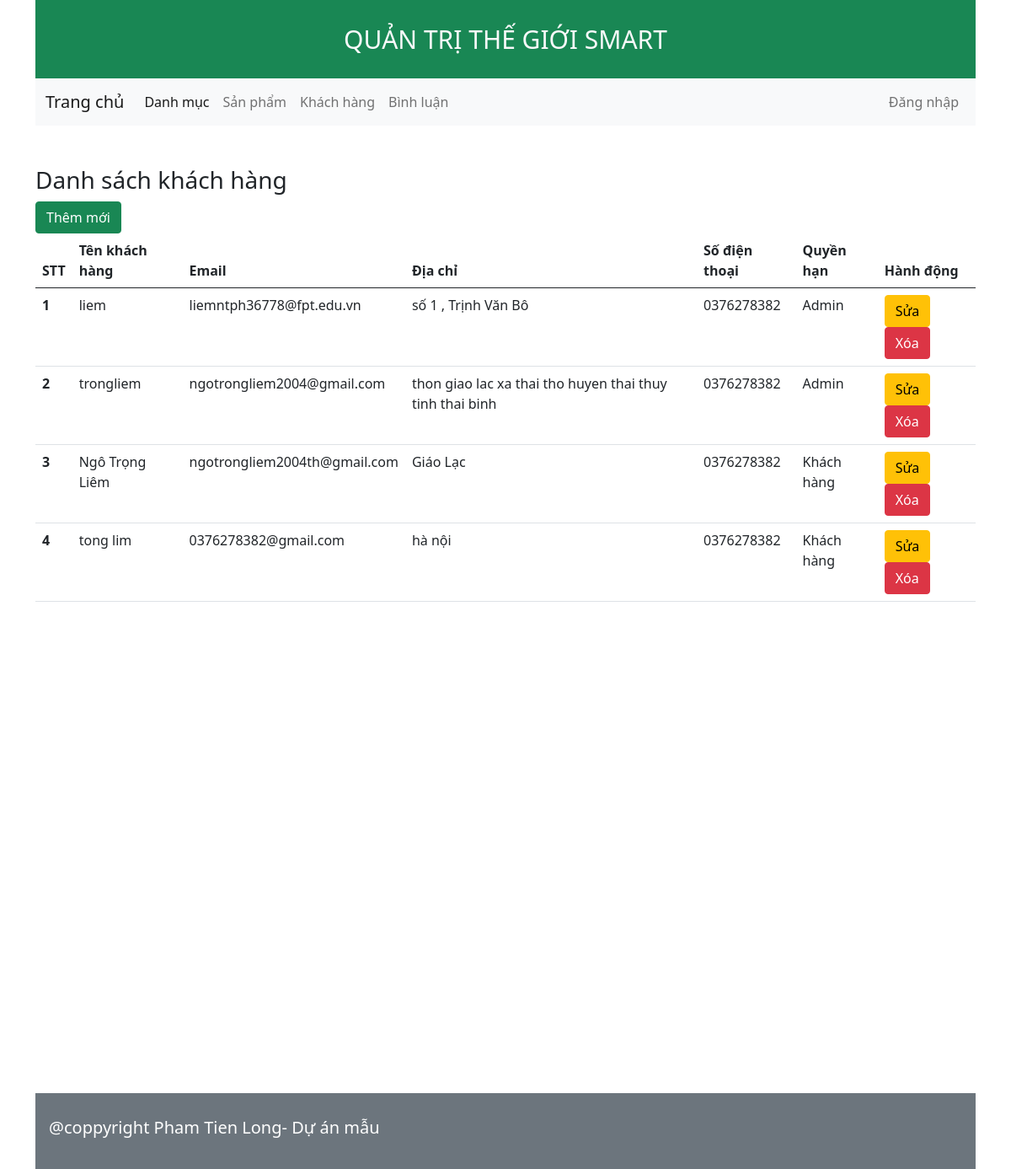
The app's page /admin/index.php?act=dskh with its own data.
### tables this page shows
CREATE TABLE `taikhoan` (
  `id` int(11) NOT NULL,
  `user` varchar(50) NOT NULL,
  `pass` varchar(50) NOT NULL,
  `email` varchar(255) NOT NULL,
  `address` varchar(255) DEFAULT NULL,
  `tel` varchar(20) DEFAULT NULL,
  `role` int(11) NOT NULL DEFAULT 0
);

### model/pdo.php (called while the page is built, shortened)
<?php
function pdo_get_connection(){
    $servername = "localhost";
    $username = "root";
    $password = "";
    try {
        $conn = new PDO("mysql:host=$servername;dbname=duanmau2023", $username, $password);
        $conn->setAttribute(PDO::ATTR_ERRMODE, PDO::ERRMODE_EXCEPTION);
        return $conn;
    } catch(PDOException $e) {
        echo "Connection failed: " . $e->getMessage();
    }
}
function pdo_query($sql){
    $sql_args=array_slice(func_get_args(),1);
    try{
        $conn=pdo_get_connection();
        $stmt=$conn->prepare($sql);
        $stmt->execute($sql_args);
        $rows=$stmt->fetchAll();
        return $rows;
    }
    catch(PDOException $e){
        throw $e;
    }
    finally{
        unset($conn);
    }
}
?>

### model/khachhang.php (called while the page is built, shortened)
<?php
    function danhsach_khachhang(){
        $sql = "select * from taikhoan";
        $result = pdo_query($sql);
        return $result;
    }
?>

### admin/khachhang/list-khachhang.php (the view, shortened to what this page needs)
<div class="container-fluild">
    <h3>Danh sách khách hàng</h3>
    <a href="?act=addkh" class="btn btn-success">Thêm mới</a>
    <table class="table">
        <thead>
            <tr>
                <th scope="col">STT</th>
                <th scope="col">Tên khách hàng</th>
                <th scope="col">Email</th>
                <th scope="col">Địa chỉ</th>
                <th scope="col">Số điện thoại</th>
                <th scope="col">Quyền hạn</th>
                <th scope="col">Hành động</th>
            </tr>
        </thead>
        <tbody>
            <?php foreach($dskh as $key => $value): ?>
            <tr>
                <th scope="row">
                    <?php echo $key + 1; ?>
                </th>
                <td>
                    <?php echo $value['user']; ?>
                </td>
                <td>
                    <?php echo $value['email']; ?>
                </td>
                <td>
                    <?php echo $value['address']; ?>
                </td>
                <td>
                    <?php echo $value['tel']; ?>
                </td>
                <td>
                    <?php
                        if($value['role'] == "0"){
                            echo "Khách hàng";
                        } else{
                            echo "Admin";
                        }
                    ?>
                </td>
                <td>
                    <a href="?act=editkh&idkh=<?php echo $value['id']; ?>" class="btn btn-warning">Sửa</a>
                    <button class="btn btn-danger" data-bs-id="<?php echo $value['id']; ?>" data-bs-toggle="modal"
                        data-bs-target="#modalDelete">
                        Xóa
                    </button>
                </td>
            </tr>
            <?php endforeach; ?>
        </tbody>
    </table>
</div>

### assets/css/admin.css (style rules this page uses)
* { margin: 0; padding: 0; box-sizing: border-box; }

### records on screen
taikhoan: user "liem", email "liemntph36778@fpt.edu.vn", address "số 1 , Trịnh Văn Bô", tel "0376278382", role "Admin"
taikhoan: user "trongliem", email "ngotrongliem2004@gmail.com", address "thon giao lac xa thai tho huyen thai thuy tinh thai binh", tel "0376278382", role "Admin"
taikhoan: user "Ngô Trọng Liêm", email "ngotrongliem2004th@gmail.com", address "Giáo Lạc", tel "0376278382", role "Khách hàng"
taikhoan: user "tong lim", email "0376278382@gmail.com", address "hà nội", tel "0376278382", role "Khách hàng"
